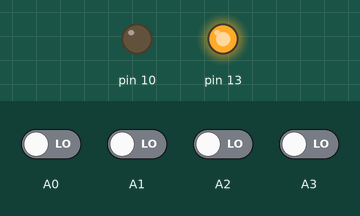
A program run on a simulated Arduino Uno, built with avr-gcc and run on an emulated ATmega328P. On the bench: output pins drawn as LEDs (lit = HIGH). Inputs (shaded band) come from the test bench; at power-on: A0–3 LOW.

Above: at 1.2 s.
1.3 s: A0 driven HIGH
At 2.0 s:
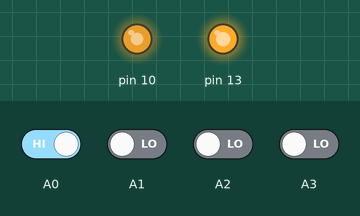
2.8 s: A1 driven HIGH
At 2.98 s:
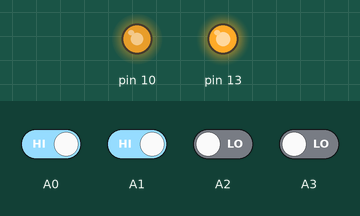
5.8 s: A2 driven HIGH
Timing chart, 0 to 14.8 s (numbered marks = the images above; inputs shaded):
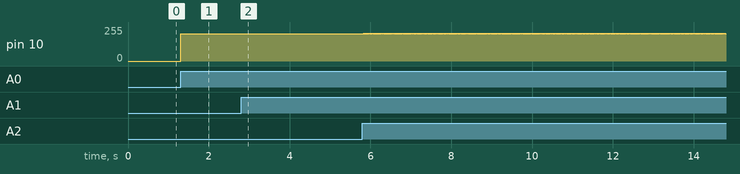

Measured:
- after the input at 1.3 s, pin 10: 0/255 → 206/255 at once
- after the input at 2.8 s, pin 10: goes 39 × (204/255 0.01 s, 206/255 0.01 s), 204/255 0.22 s, 99 × (206/255 0.01 s, 204/255 0.01 s), then 206/255, starting at once

The program:

main.cpp
```cpp
#include <Arduino.h>
#include <PWM.h>
int pwmVal = 230;
String str;

int openCellPos = 207;
int closeCellPos = 204;
int openLidPos = 206;
int closeLidPos = 204;

bool debug = false; // put false !!!!!!!!!!!!!!!!!!!

void setup()
{
  pinMode(A0, INPUT);
  pinMode(A1, INPUT);
  pinMode(A2, INPUT);
  pinMode(A3, INPUT);

  Serial.begin(9600);
  // initialize all timers except for 0, to save time keeping functions
  InitTimersSafe();

  bool success = SetPinFrequencySafe(10, 100);

  // if the pin frequency was set successfully, turn pin 13 on
  if (success)
  {
    pinMode(13, OUTPUT);
    digitalWrite(13, HIGH);
  }
}

void loop()
{
  if (debug)
  {

    if (Serial.available())
    {
      char c = Serial.read();
      str += c;
      if (c == '\n')
      {
        pwmVal = str.toInt();
        Serial.print("PWM Value: ");
        Serial.println(pwmVal);
        str = ""; // Clear the string after printing
      }
    }
    pwmWrite(10, pwmVal);
  }

  else
  {
    if (digitalRead(A0) == HIGH)
    {
      pwmWrite(10, openLidPos);
    }

    if (digitalRead(A1) == HIGH)
    {
      pwmWrite(10, closeLidPos);
    }

    if (digitalRead(A2) == HIGH)
    {
      pwmWrite(10, openCellPos);
    }

    if (digitalRead(A3) == HIGH)
    {
      pwmWrite(10, closeCellPos);
    }
  }
}
```
